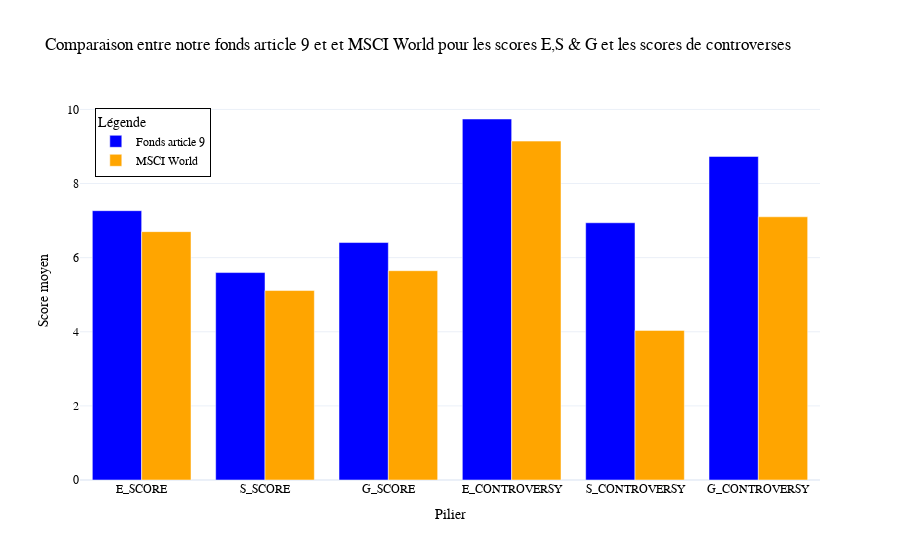

Here is the notebook cell this chart was saved with:
### Code cell
scores = ['E_SCORE', 'S_SCORE', 'G_SCORE', 'E_CONTROVERSY', 'S_CONTROVERSY', 'G_CONTROVERSY']

# 📌 Calcul des valeurs pour df6 (portefeuille optimisé)
df6_values = [
    (df_fin['Poids'] * df_fin[metric]).sum() if metric in df_fin.columns else None for metric in scores
]

# 📌 Calcul des valeurs pour df (MSCI World)
df_values = [
    (df['Weight in MSCI World'] * df[metric]).sum() if metric in df.columns else None for metric in scores
]

# 📌 Création du graphique
x = np.arange(len(scores))  # Indices des barres

fig = go.Figure()

# 🔹 Barres pour le portefeuille optimisé (df6)
fig.add_trace(go.Bar(
    x=[x for x in scores],
    y=df6_values,
    name="Fonds article 9",
    marker_color='blue'
))

# 🔹 Barres pour MSCI World (df)
fig.add_trace(go.Bar(
    x=[x for x in scores],
    y=df_values,
    name="MSCI World",
    marker_color='orange'
))

# 📌 Personnalisation du graphique
fig.update_layout(
    title="Comparaison entre notre fonds article 9 et et MSCI World pour les scores E,S & G et les scores de controverses",
    xaxis_title="Pilier",
    yaxis_title="Score moyen",
    barmode='group',
    template='plotly_white',
    font=dict(
        family="Arial, sans-serif",
        size=12,
        color="black"
    ),
    legend=dict(
        title="Légende",
        x=0.02, y=0.98,
        bgcolor='rgba(255,255,255,0.7)',
        bordercolor='black',
        borderwidth=1
    )
)

# 📌 Affichage
fig.show()

### Figure 1 — Plotly figure (JSON) as saved in the notebook; plotly's stock layout.template omitted (floating-point values rounded to 4 significant figures)
{"data": [{"marker": {"color": "blue"}, "name": "Fonds article 9", "type": "bar", "x": ["E_SCORE", "S_SCORE", "G_SCORE", "E_CONTROVERSY", "S_CONTROVERSY", "G_CONTROVERSY"], "y": [7.268, 5.598, 6.408, 9.741, 6.941, 8.731]}, {"marker": {"color": "orange"}, "name": "MSCI World", "type": "bar", "x": ["E_SCORE", "S_SCORE", "G_SCORE", "E_CONTROVERSY", "S_CONTROVERSY", "G_CONTROVERSY"], "y": [6.702, 5.113, 5.648, 9.145, 4.037, 7.103]}], "layout": {"barmode": "group", "font": {"color": "black", "family": "Arial, sans-serif", "size": 12}, "legend": {"bgcolor": "rgba(255,255,255,0.7)", "bordercolor": "black", "borderwidth": 1, "title": {"text": "Légende"}, "x": 0.02, "y": 0.98}, "title": {"text": "Comparaison entre notre fonds article 9 et et MSCI World pour les scores E,S & G et les scores de controverses"}, "xaxis": {"title": {"text": "Pilier"}}, "yaxis": {"title": {"text": "Score moyen"}}}}
